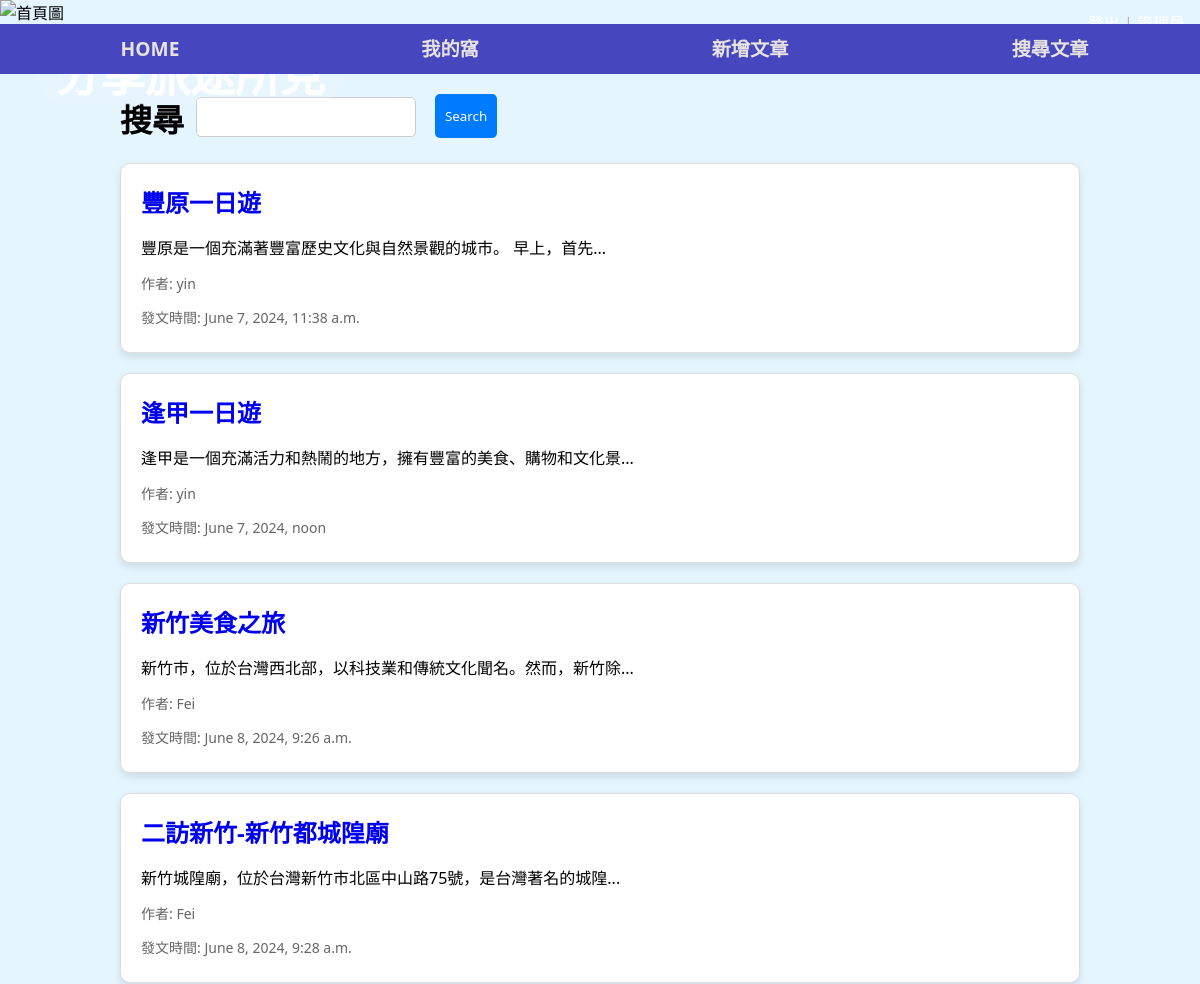
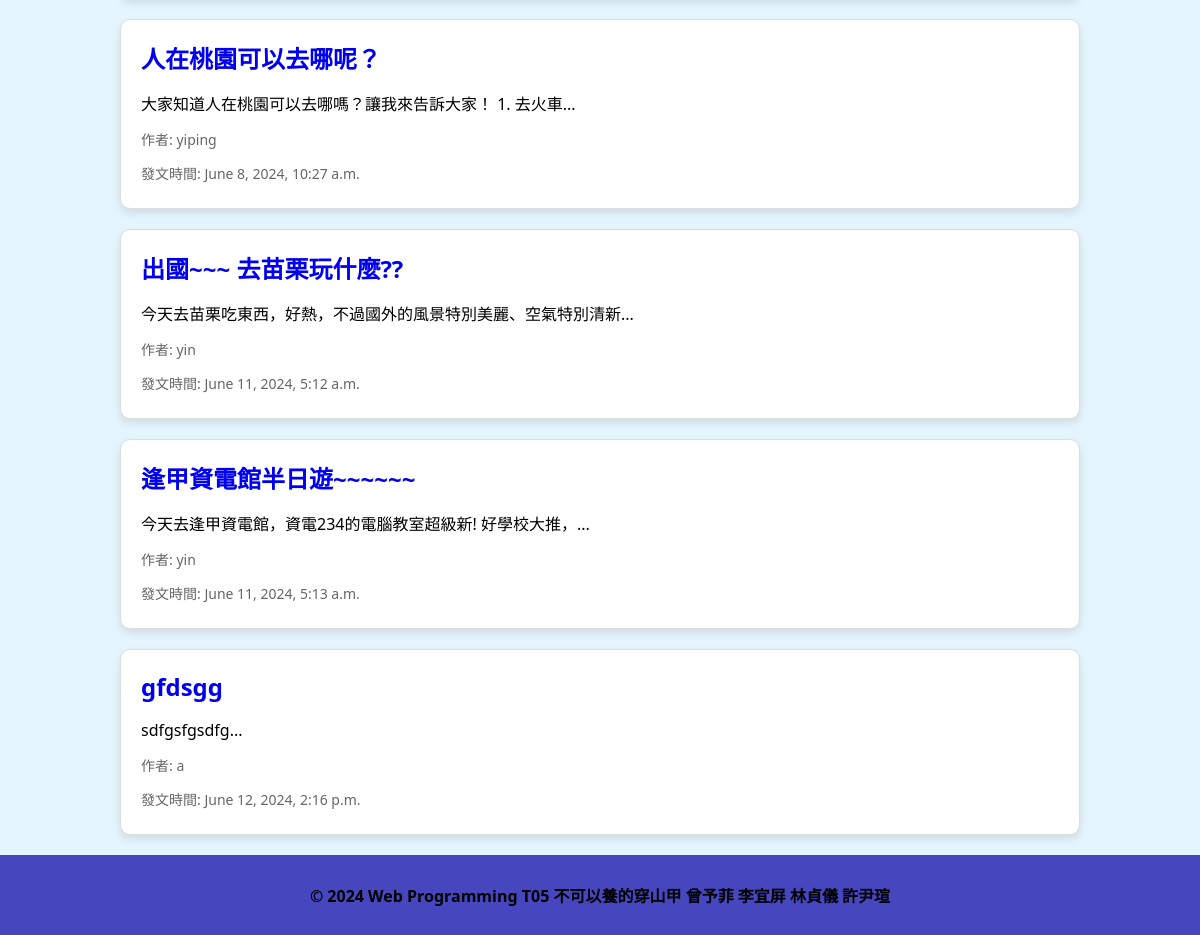
/search/ (signed in), run on the app's committed database (2 pictures, top to bottom).
### travel/models.py (models this page shows, shortened)
class Post(models.Model):
    user = models.ForeignKey(User, on_delete=models.CASCADE, related_name='posts', verbose_name="發文者")
    title = models.CharField(max_length=20, verbose_name="文章標題")
    description = models.TextField(verbose_name="文章內容")
    created_at = models.DateTimeField(default=timezone.now, verbose_name="發文時間")
    pictures = models.ManyToManyField(Picture, related_name='posts', verbose_name="內文圖片")

### travel/views.py (the view)
# urls.py: path('search/', views.search_posts, name='search_posts'),
def search_posts(request):
    form = SearchForm(request.GET or None)
    posts = Post.objects.all()
    if form.is_valid():
        query = form.cleaned_data.get('query')
        if query:
            posts = posts.filter(
                Q(title__icontains=query) | Q(description__icontains=query)
            )
    return render(request, 'search_results.html', {'form': form, 'posts': posts})

### travel/forms.py
class SearchForm(forms.Form):
    query = forms.CharField(required=False, label='')

### travel/templates/search_results.html (shortened to what this page needs)
{% extends "Mama.html" %}
{% load static %}
{% block CSS %}
    <link rel="stylesheet" type="text/css" href="{% static 'css/home.css' %}">
{% endblock %}
{% block content %}
<div class="post-list">
    <div class="search-form">
        <h1>搜尋</h1>
        <form method="get" action="{% url 'travel:search_posts' %}" class="fo">
            {{ form.as_p }}
            <button class="search-button" type="submit">Search</button>
        </form>
    </div>
    {% for post in posts %}
    <div class="post-item">
        <h2 class="post-title"><a class="post" href="/post_detail/{{ post.id }}">{{ post.title }}</a></h2>
        <p class="post-description">{{ post.description|slice:":30" }}...</p>
        <p class="post-author">作者: {{ post.user.username }}</p>
        <p class="post-date">發文時間: {{ post.created_at }}</p>
    </div>
    {% endfor %}
</div>
{% endblock %}

### static/css/mama.css (style rules this page uses)
* { box-sizing: border-box; font-family: system-ui, -apple-system, BlinkMacSystemFont, 'Segoe UI', Roboto, Oxygen, Ubuntu, Cantarell, 'Open Sans', 'Helvetica Neue', sans-serif; }
body { margin: 0; padding: 0; display: flex; flex-direction: column; }

### static/css/home.css (style rules this page uses)
.post-list { list-style: none; margin: 0 auto; width: 80%; padding: 0; }
.post-item { background-color: #ffffff; border: 1px solid #ddd; margin-bottom: 20px; border-radius: 10px; padding: 20px; box-shadow: 0 4px 8px rgba(0, 0, 0, 0.1); }
.post-title { font-size: 24px; margin-top: 0; margin-bottom: 10px; }
body { background-color: #e5f5fd; }
a.post { text-decoration:none }
.post-description { font-size: 16px; margin-bottom: 10px; }
.post-author, .post-date { font-size: 14px; color: #666; margin-bottom: 5px; }

### travel/templates/search_results.html (style rules this page uses)
.search-form { display: flex; flex-wrap: wrap; gap: 5px; }
.fo { display: flex; flex-wrap: wrap; gap: 5px; vertical-align:middle }
textarea, input[type="text"], input[type="file"], button { display: block; padding: 10px; margin: 7px; border: 1px solid #ccc; border-radius: 5px; box-sizing: border-box; }
button { background-color: #007bff; color: #fff; height: 50%; vertical-align:middle; border: none; cursor: pointer; margin-top: 20px; }

### data on the page
Post: title "豐原一日遊", description "豐原是一個充滿著豐富歷史文化與自然景觀的城市。 早上，首先", user.username "yin", created_at "June 7, 2024, 11:38 a.m."
Post: title "逢甲一日遊", description "逢甲是一個充滿活力和熱鬧的地方，擁有豐富的美食、購物和文化景", user.username "yin", created_at "June 7, 2024, noon"
Post: title "新竹美食之旅", description "新竹市，位於台灣西北部，以科技業和傳統文化聞名。然而，新竹除", user.username "Fei", created_at "June 8, 2024, 9:26 a.m."
Post: title "二訪新竹-新竹都城隍廟", description "新竹城隍廟，位於台灣新竹市北區中山路75號，是台灣著名的城隍", user.username "Fei", created_at "June 8, 2024, 9:28 a.m."
Post: title "人在桃園可以去哪呢？", description "大家知道人在桃園可以去哪嗎？讓我來告訴大家！ 1. 去火車", user.username "yiping", created_at "June 8, 2024, 10:27 a.m."
Post: title "出國~~~ 去苗栗玩什麼??", description "今天去苗栗吃東西，好熱，不過國外的風景特別美麗、空氣特別清新", user.username "yin", created_at "June 11, 2024, 5:12 a.m."
Post: title "逢甲資電館半日遊~~~~~~", description "今天去逢甲資電館，資電234的電腦教室超級新! 好學校大推，", user.username "yin", created_at "June 11, 2024, 5:13 a.m."
Post: title "gfdsgg", description "sdfgsfgsdfg", user.username "a", created_at "June 12, 2024, 2:16 p.m."
